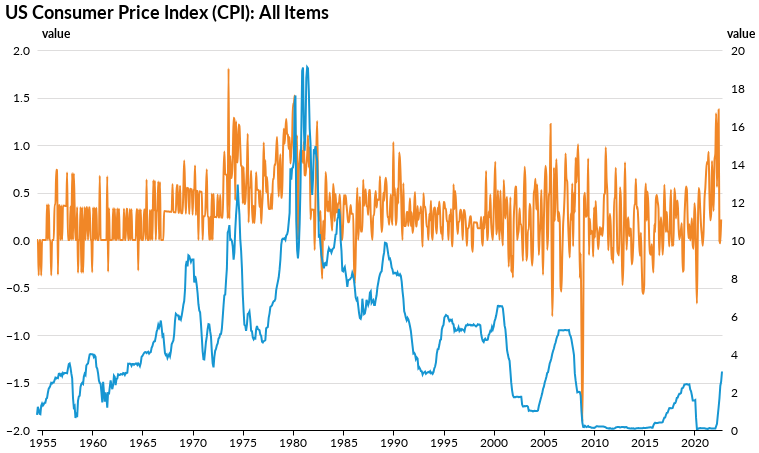

The notebook cell this image was saved under:
### Code cell
alt.layer(cpi_growth_chart2, fed_rate_chart).resolve_scale(
    y = 'independent',
    color = 'independent'
)

### Figure 1 — Vega-Lite specification as saved in the notebook (floating-point values rounded to 4 significant figures; data arrays with more than 128 entries replaced by an {"elided": "..."} marker saying what was removed)
{"width": 685, "height": 380, "config": {"title": {"anchor": "start", "fontSize": 18, "font": "Lato", "fontColor": "#000000"}, "axisX": {"domain": true, "domainColor": "#000000", "domainWidth": 1, "grid": false, "labelFontSize": 12, "labelFont": "Lato", "labelAngle": 0, "tickColor": "#000000", "tickSize": 5, "titleFontSize": 12, "titlePadding": 10, "titleFont": "Lato", "title": ""}, "axisY": {"domain": false, "grid": true, "gridColor": "#DEDDDD", "gridWidth": 1, "labelFontSize": 12, "labelFont": "Lato", "labelPadding": 8, "ticks": false, "titleFontSize": 12, "titlePadding": 10, "titleFont": "Lato", "titleAngle": 0, "titleY": -10, "titleX": 18}, "background": "#FFFFFF", "legend": {"labelFontSize": 12, "labelFont": "Lato", "symbolSize": 100, "symbolType": "square", "titleFontSize": 12, "titlePadding": 10, "titleFont": "Lato", "title": "", "orient": "top-left", "offset": 0}, "view": {"stroke": "transparent"}, "range": {"category": ["#1696d2", "#d2d2d2", "#000000", "#fdbf11", "#ec008b", "#55b748", "#5c5859", "#db2b27"], "diverging": ["#cfe8f3", "#a2d4ec", "#73bfe2", "#46abdb", "#1696d2", "#12719e"]}, "area": {"fill": "#1696d2"}, "line": {"color": "#1696d2", "stroke": "#1696d2", "strokewidth": 5}, "trail": {"color": "#1696d2", "stroke": "#1696d2", "strokeWidth": 0, "size": 1}, "path": {"stroke": "#1696d2", "strokeWidth": 0.5}, "point": {"filled": true}, "text": {"font": "Lato", "color": "#1696d2", "fontSize": 11, "align": "right", "fontWeight": 400, "size": 11}, "bar": {"size": 40, "binSpacing": 1, "continuousBandSize": 30, "discreteBandSize": 30, "fill": "#1696d2", "stroke": false}}, "layer": [{"data": {"name": "data-660a5f39a346433257e8b649195209cc"}, "mark": {"type": "line", "interpolate": "monotone", "stroke": "#F18727"}, "encoding": {"tooltip": [{"field": "date", "type": "temporal"}, {"field": "value", "type": "quantitative"}], "x": {"field": "date", "type": "temporal"}, "y": {"field": "value", "type": "quantitative"}}, "title": "US Consumer Price Index (CPI): All Items"}, {"data": {"name": "data-cc4e1da6860f3a2fa9310ca8dc6a16d1"}, "mark": "line", "encoding": {"tooltip": [{"field": "date", "type": "temporal"}, {"field": "value", "type": "quantitative"}], "x": {"field": "date", "type": "temporal"}, "y": {"field": "value", "type": "quantitative"}}, "title": "FED Effective Funds"}], "resolve": {"scale": {"color": "independent", "y": "independent"}}, "$schema": "https://vega.github.io/schema/vega-lite/v4.17.0.json", "datasets": {"data-660a5f39a346433257e8b649195209cc": {"elided": "819 records"}, "data-cc4e1da6860f3a2fa9310ca8dc6a16d1": {"elided": "820 records"}}}
